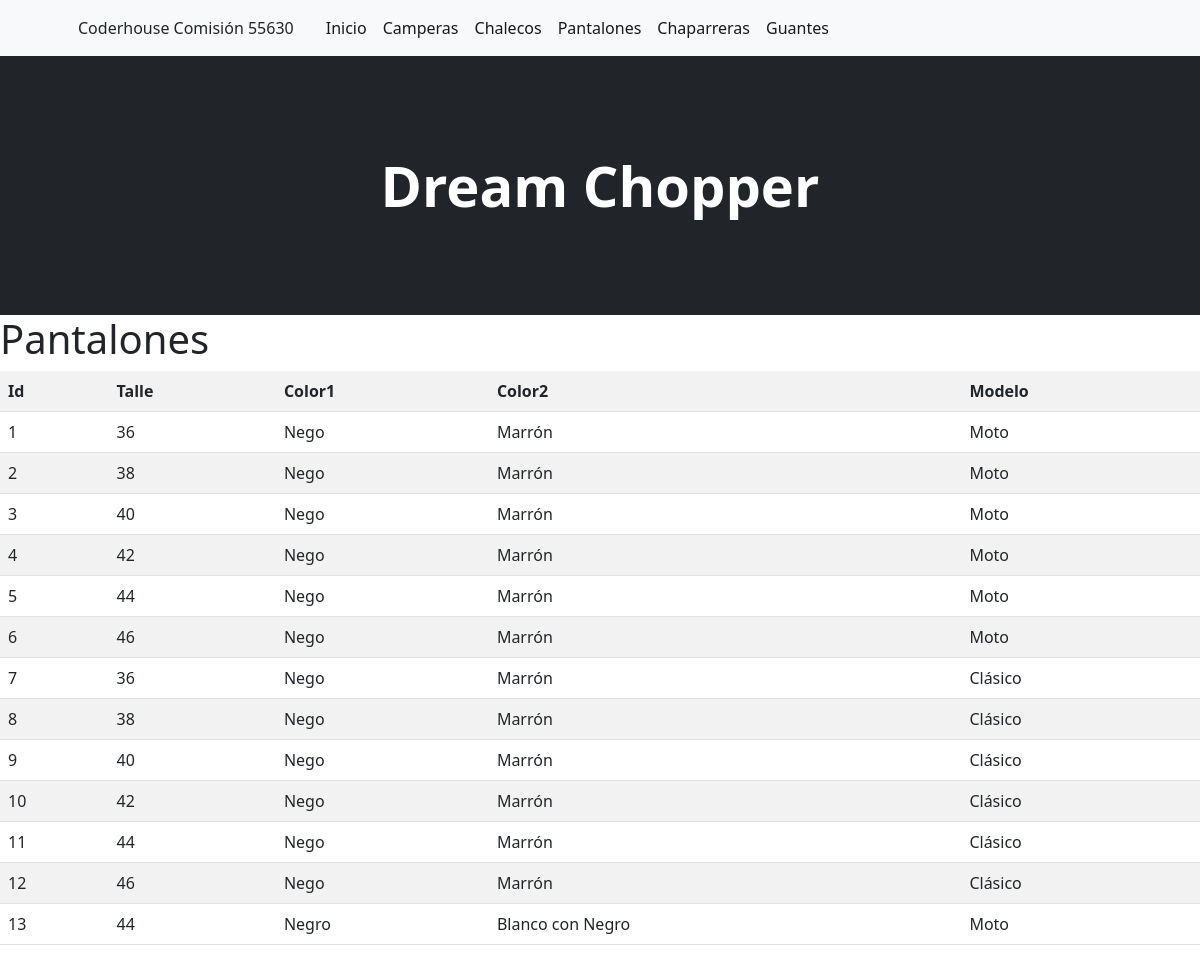
/pantalon/, run on an earlier commit of the app's database.
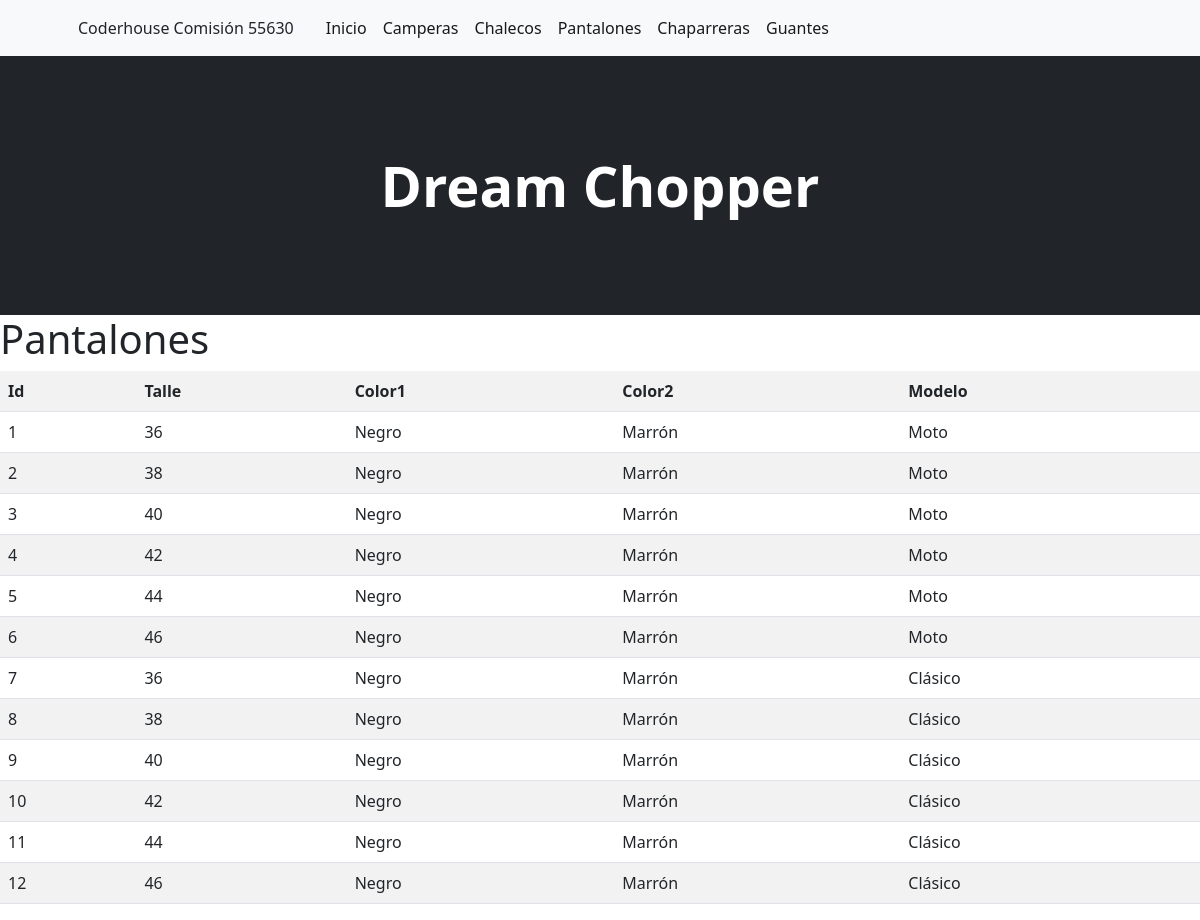
And on a later commit of the database.
### inicio/models.py (models this page shows, shortened)
class Pantalon(models.Model):
    talle = models.IntegerField()
    color1 = models.CharField(max_length=50)
    color2 = models.CharField(max_length=50)
    modelo = models.CharField(max_length=50)
    class Meta:
        verbose_name = "Pantalon"
        verbose_name_plural = "Pantalones"

### inicio/views.py (the view)
# urls.py: path('pantalon/', pantalon, name="pantalon" ),
def pantalon(request):
    contexto = {'pantalon': Pantalon.objects.all() }
    return render(request, "inicio/pantalon.html", contexto)

### inicio/templates/inicio/pantalon.html
{% extends 'inicio/base.html' %}
{% load static %}
{% block contenido %}
    <h1>Pantalones</h1>
    <table class="table table-striped">
        <tr>
            <th>Id</th>
            <th>Talle</th>
            <th>Color1</th>
            <th>Color2</th>
            <th>Modelo</th>
        </tr>
    {% for c in pantalon %}
        <tr>
            <td>{{ c.id }}</td>
            <td>{{ c.talle }}</td>
            <td>{{ c.color1 }}</td>
            <td>{{ c.color2 }}</td>
            <td>{{ c.modelo }}</td>
        </tr>
    {% endfor %}
    </table>
{% endblock contenido %}

What changed in the data, as far as the page shows it:
removed Pantalon: id "13", talle "44", color1 "Negro", color2 "Blanco con Negro", modelo "Moto"
changed Pantalon id 1: color1 "Nego" → "Negro"
changed Pantalon id 2: color1 "Nego" → "Negro"
changed Pantalon id 3: color1 "Nego" → "Negro"
changed Pantalon id 4: color1 "Nego" → "Negro"
changed Pantalon id 5: color1 "Nego" → "Negro"
changed Pantalon id 6: color1 "Nego" → "Negro"
changed Pantalon id 7: color1 "Nego" → "Negro"
changed Pantalon id 8: color1 "Nego" → "Negro"
changed Pantalon id 9: color1 "Nego" → "Negro"
changed Pantalon id 10: color1 "Nego" → "Negro"
changed Pantalon id 11: color1 "Nego" → "Negro"
changed Pantalon id 12: color1 "Nego" → "Negro"
